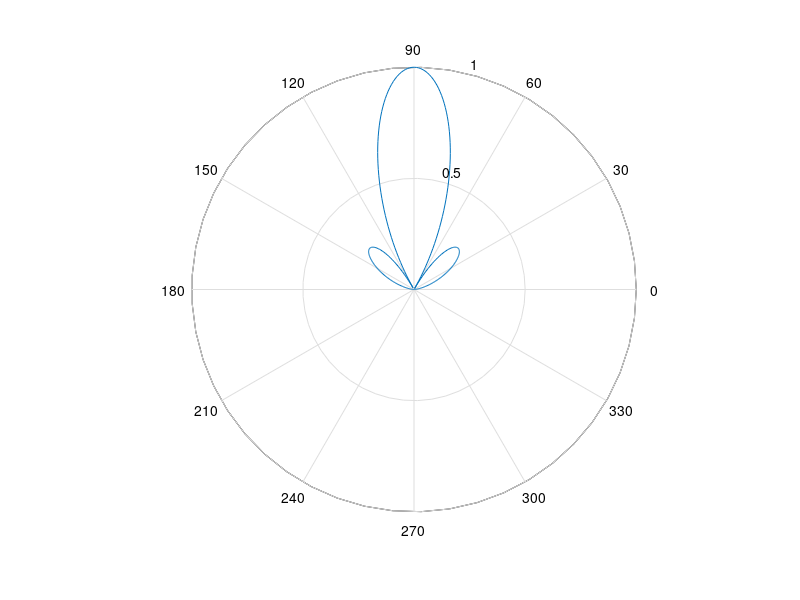

Write the MATLAB code that produced this figure. (Note: this script raises an error after producing the figure.)
function p2( )
   % p2: Problem 2.  Code to confirm the zeros numerically, and to plot the absolute array factor.

   kd = 2 * pi * (1/2) ;

   theta = 0:0.01:pi ;
   thetaZeros = [0, pi/3, 2 * pi/3 ] ;

   expValues = exp( 1j * ( kd * cos( theta ) ) ) ;
   expValuesZ = exp( 1j * ( kd * cos( thetaZeros ) ) ) ;

   af = abs((1 + expValues + expValues.^2 + expValues.^3)/4) ;
   afz = (1 + expValuesZ + expValuesZ.^2 + expValuesZ.^3)/4 ;

   cosValues = abs( cos( kd * cos( theta )/2 ) + cos( 3 * kd * cos( theta )/2 ) )/2 ;
   cosValuesZ = (cos( kd * cos( thetaZeros )/2 ) + cos( 3 * kd * cos( thetaZeros )/2 ))/2 ;

   f = figure ;

   if ( 0 )
      polar( theta, af ) ;
   else
      polar( theta, cosValues ) ;
   end

% manual unit test: confirm the zeros:
   if ( 0 )
      disp( afz )
      disp( cosValuesZ )
   end

   [fileExtension, savePlot] = saveHelper() ;

   saveName = sprintf( 'ps4p2PlotFig1.%s', fileExtension ) ;

   savePlot( f, saveName ) ;
end
